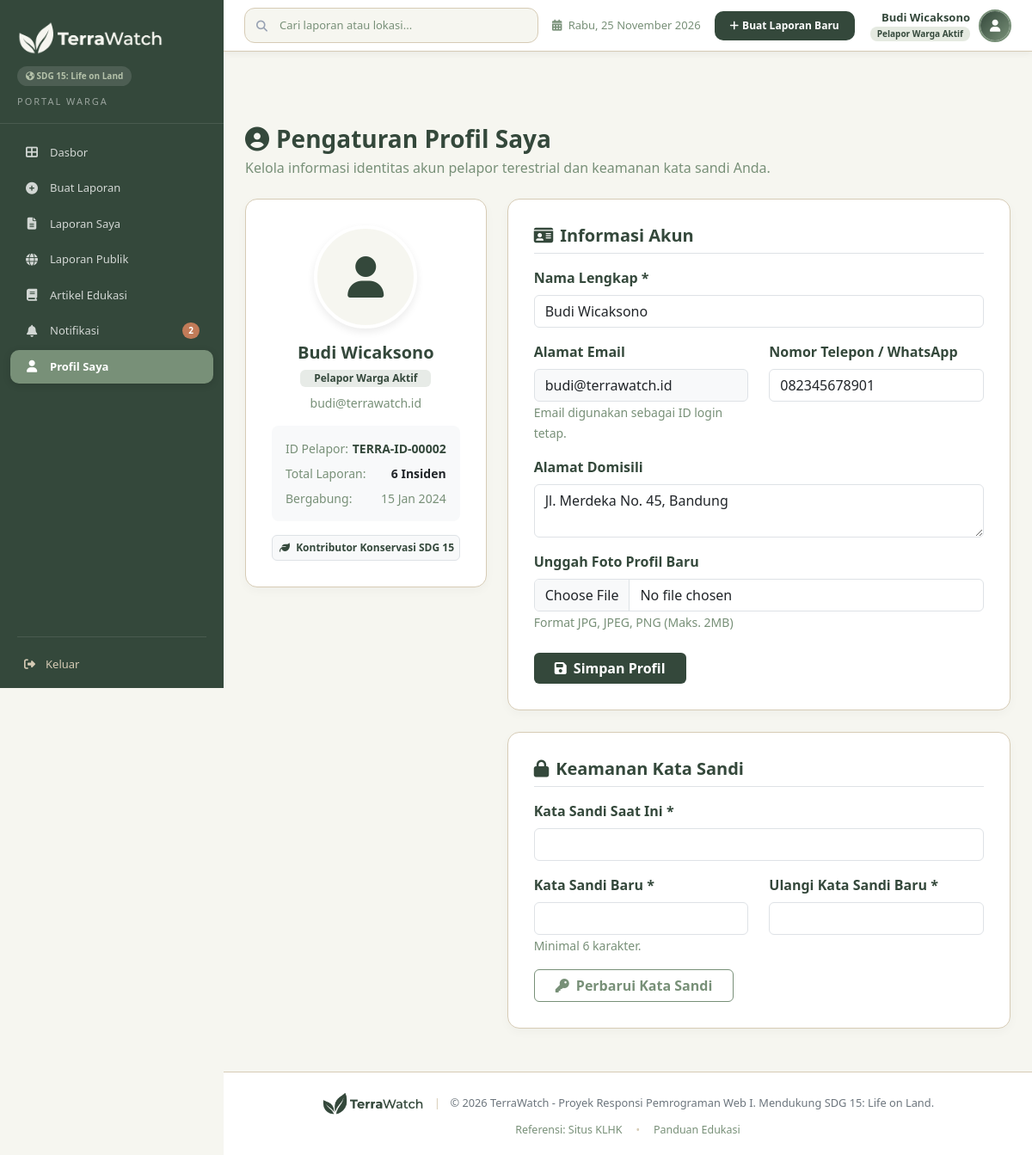
Page /user/profil.php (signed in) on the committed database.
### tables this page shows
CREATE TABLE `users` (
  `user_id`       INT                  NOT NULL AUTO_INCREMENT,
  `name`          VARCHAR(100)         NOT NULL,
  `email`         VARCHAR(150)         NOT NULL,
  `password`      VARCHAR(255)         NOT NULL,
  `role`          ENUM('user','admin') NOT NULL DEFAULT 'user',
  `is_active`     TINYINT(1)           NOT NULL DEFAULT 1,
  `profile_photo` VARCHAR(255)         NULL DEFAULT NULL,
  `phone`         VARCHAR(20)          NULL DEFAULT NULL,
  `address`       TEXT                 NULL,
  `created_at`    TIMESTAMP            NOT NULL DEFAULT CURRENT_TIMESTAMP,
  PRIMARY KEY (`user_id`),
  UNIQUE INDEX `idx_users_email` (`email`)
);

### helpers/functions.php (called while the page is built, shortened)
<?php
function formatDate(string $date, string $format = 'd M Y'): string
{
    $months = [
        'Jan' => 'Jan', 'Feb' => 'Feb', 'Mar' => 'Mar',
        'Apr' => 'Apr', 'May' => 'Mei', 'Jun' => 'Jun',
        'Jul' => 'Jul', 'Aug' => 'Agu', 'Sep' => 'Sep',
        'Oct' => 'Okt', 'Nov' => 'Nov', 'Dec' => 'Des',
    ];
    $formatted = date($format, strtotime($date));
    return str_replace(array_keys($months), array_values($months), $formatted);
}

### user/profil.php (the view, shortened to what this page needs)
<?php
require_once __DIR__ . '/../helpers/functions.php';
$userId = $_SESSION['user_id'];
try {
    $stmt = $pdo->prepare("SELECT * FROM users WHERE user_id = ?");
    $stmt->execute([$userId]);
    $user = $stmt->fetch(PDO::FETCH_ASSOC);
    $stmtCount = $pdo->prepare("SELECT COUNT(*) FROM reports WHERE user_id = ?");
    $stmtCount->execute([$userId]);
    $totalReports = $stmtCount->fetchColumn();
} catch (PDOException $e) {
    redirect('../auth/login.php');
}
$terraId = 'TERRA-ID-' . str_pad($userId, 5, '0', STR_PAD_LEFT);
?>
<!DOCTYPE html>
<html lang="id">
<head>
    <link href="https://cdn.jsdelivr.net/npm/bootstrap@5.3.2/dist/css/bootstrap.min.css" rel="stylesheet">
    <link href="https://cdnjs.cloudflare.com/ajax/libs/font-awesome/6.5.1/css/all.min.css" rel="stylesheet">
    <link href="https://cdn.jsdelivr.net/npm/sweetalert2@11/dist/sweetalert2.min.css" rel="stylesheet">
    <link href="../assets/css/style.css" rel="stylesheet">
</head>
<body>
<?php include __DIR__ . '/../includes/sidebar.php'; ?>
<?php include __DIR__ . '/../includes/topbar.php'; ?>
<main class="main-content">
    <div class="content-header mb-4">
        <h3 class="fw-bold text-pine mb-1"><i class="fas fa-user-circle me-2"></i>Pengaturan Profil Saya</h3>
        <p class="text-muted mb-0">Kelola informasi identitas akun pelapor terestrial dan keamanan kata sandi Anda.</p>
    </div>
    <div class="row">
        <div class="col-lg-4">
            <div class="profile-card text-center">
                <div class="mb-3">
                    <?php
                    $hasPhoto = !empty($user['profile_photo']);
                    $photoDiskPath = $hasPhoto ? UPLOAD_DIR . ltrim(str_replace('uploads/', '', $user['profile_photo']), '/') : '';
                    ?>
                    <?php if ($hasPhoto && file_exists($photoDiskPath)): ?>
                        <img src="<?= htmlspecialchars(getImageUrl($user['profile_photo'])) ?>" class="profile-avatar-large" alt="Foto">
                    <?php else: ?>
                        <div class="avatar-placeholder-large">
                            <i class="fas fa-user"></i>
                        </div>
                    <?php endif; ?>
                </div>
                <h5 class="fw-bold text-pine mb-1"><?= htmlspecialchars($user['name']) ?></h5>
                <span class="badge px-3 py-1 mb-2 fw-bold" style="background:rgba(120,144,120,0.18); color:#34483B;">Pelapor Warga Aktif</span>
                <p class="text-muted small mb-3"><?= htmlspecialchars($user['email']) ?></p>
                <div class="p-3 bg-light rounded-3 text-start mb-3">
                    <div class="d-flex justify-content-between mb-2">
                        <span class="small text-muted">ID Pelapor:</span>
                        <span class="small fw-bold text-pine"><?= $terraId ?></span>
                    </div>
                    <div class="d-flex justify-content-between mb-2">
                        <span class="small text-muted">Total Laporan:</span>
                        <span class="small fw-bold text-dark"><?= $totalReports ?> Insiden</span>
                    </div>
                    <div class="d-flex justify-content-between">
                        <span class="small text-muted">Bergabung:</span>
                        <span class="small text-muted"><?= formatDate($user['created_at']) ?></span>
                    </div>
                </div>
                <div class="badge bg-light text-pine border p-2 w-100" style="color:#34483B;">
                    <i class="fas fa-leaf me-1"></i> Kontributor Konservasi SDG 15
                </div>
            </div>
        </div>
        <div class="col-lg-8">
            <div class="profile-card">
                <h5 class="fw-bold text-pine mb-3 pb-2 border-bottom"><i class="fas fa-id-card me-2"></i>Informasi Akun</h5>
                <form action="profil.php" method="POST" enctype="multipart/form-data">
                    <div class="mb-3">
                        <label class="form-label fw-bold">Nama Lengkap *</label>
                        <input type="text" name="name" class="form-control" value="<?= htmlspecialchars($user['name']) ?>" required>
                    </div>
                    <div class="row">
                        <div class="col-md-6 mb-3">
                            <label class="form-label fw-bold">Alamat Email</label>
                            <input type="email" class="form-control bg-light" value="<?= htmlspecialchars($user['email']) ?>" readonly disabled>
                            <small class="text-muted">Email digunakan sebagai ID login tetap.</small>
                        </div>
                        <div class="col-md-6 mb-3">
                            <label class="form-label fw-bold">Nomor Telepon / WhatsApp</label>
                            <input type="text" name="phone" class="form-control" placeholder="08xxxxxxxxxx" value="<?= htmlspecialchars($user['phone'] ?? '') ?>">
                        </div>
                    </div>
                    <div class="mb-3">
                        <label class="form-label fw-bold">Alamat Domisili</label>
                        <textarea name="address" class="form-control" rows="2" placeholder="Kabupaten / Kota domisili Anda..."><?= htmlspecialchars($user['address'] ?? '') ?></textarea>
                    </div>
                    <div class="mb-4">
                        <label class="form-label fw-bold">Unggah Foto Profil Baru</label>
                        <input type="file" name="photo" class="form-control" accept=".jpg,.jpeg,.png">
                        <small class="text-muted">Format JPG, JPEG, PNG (Maks. 2MB)</small>
                    </div>
                    <button type="submit" class="btn btn-success fw-bold px-4" style="background:#34483B;border:none;">
                        <i class="fas fa-save me-1"></i> Simpan Profil
                    </button>
                </form>
            </div>
            <div class="profile-card">
                <h5 class="fw-bold text-pine mb-3 pb-2 border-bottom"><i class="fas fa-lock me-2"></i>Keamanan Kata Sandi</h5>
                <form action="profil.php" method="POST">
                    <div class="mb-3">
                        <label class="form-label fw-bold">Kata Sandi Saat Ini *</label>
                        <input type="password" name="current_password" class="form-control" required>
                    </div>
                    <div class="row">
                        <div class="col-md-6 mb-3">
                            <label class="form-label fw-bold">Kata Sandi Baru *</label>
                            <input type="password" name="new_password" class="form-control" minlength="6" required>
                            <small class="text-muted">Minimal 6 karakter.</small>
                        </div>
                        <div class="col-md-6 mb-3">
                            <label class="form-label fw-bold">Ulangi Kata Sandi Baru *</label>
                            <input type="password" name="confirm_password" class="form-control" minlength="6" required>
                        </div>
                    </div>
                    <button type="submit" class="btn btn-outline-success fw-bold px-4" style="color:#34483B;border-color:#34483B;">
                        <i class="fas fa-key me-1"></i> Perbarui Kata Sandi
                    </button>
                </form>
            </div>
        </div>
    </div>
</main>
<?php include __DIR__ . '/../includes/footer.php'; ?>

### assets/css/style.css (style rules this page uses)
:root { --pine: #34483B; --sage: #789078; --soft-leaf: #B5C2AA; --cloud-cream: #F6F6F0; --stone-beige: #D6CBB5; --muted-terracotta: #C17B58; --primary-dark-green: #34483B; --secondary-green: #789078; --accent-green: #789078; --light-sage: #B5C2AA; --bg-light: #F6F6F0; --white: #FFFFFF; --status-pending: #C17B58; --status-verified: #789078; --status-in-progress: #789078; --status-completed: #34483B; --status-rejected: #C17B58; --status-revision: #C17B58; --maroon-btn: #C17B58; --sidebar-width: 260px; --cat-deforestasi: #34483B; --cat-degradasi: #789078; --cat-gambut: #C17B58; --amber-bg: #F6F6F0; --amber-border: #D6CBB5; --text-dark: #34483B; --text-muted: #789078; --border-color: #D6CBB5; }
* { margin: 0; padding: 0; box-sizing: border-box; }
body { font-family: 'Segoe UI', 'Inter', -apple-system, BlinkMacSystemFont, sans-serif; background-color: var(--bg-light); color: var(--text-dark); overflow-x: hidden; }
.main-content { margin-left: var(--sidebar-width); margin-top: 60px; padding: 25px; min-height: calc(100vh - 60px); background: var(--bg-light); }
.text-muted { color: var(--text-muted) !important; }
.text-pine { color: #34483B !important; }
.btn-success { background-color: #34483B !important; border-color: #34483B !important; color: #ffffff !important; }
.btn-outline-success { color: #789078 !important; border-color: #789078 !important; }

### user/profil.php (style rules this page uses)
.profile-card { background: #ffffff; border-radius: 14px; padding: 30px; border: 1px solid #D6CBB5; box-shadow: 0 4px 12px rgba(0,0,0,0.03); margin-bottom: 25px; }
.avatar-placeholder-large { width: 120px; height: 120px; border-radius: 50%; background: #F6F6F0; color: #34483B; display: flex; align-items: center; justify-content: center; font-size: 3rem; border: 4px solid #ffffff; box-shadow: 0 4px 10px rgba(0,0,0,0.08); margin: 0 auto; }

### rows in the picture
users: name "Budi Wicaksono", email "budi@terrawatch.id", created_at "15 Jan 2024", phone "082345678901", address "Jl. Merdeka No. 45, Bandung"

### other values in the picture
$unreadCount "2"
$userName "Budi Wicaksono"
$roleBadge "Pelapor Warga Aktif"
$terraId "TERRA-ID-00002"
$totalReports "6"
